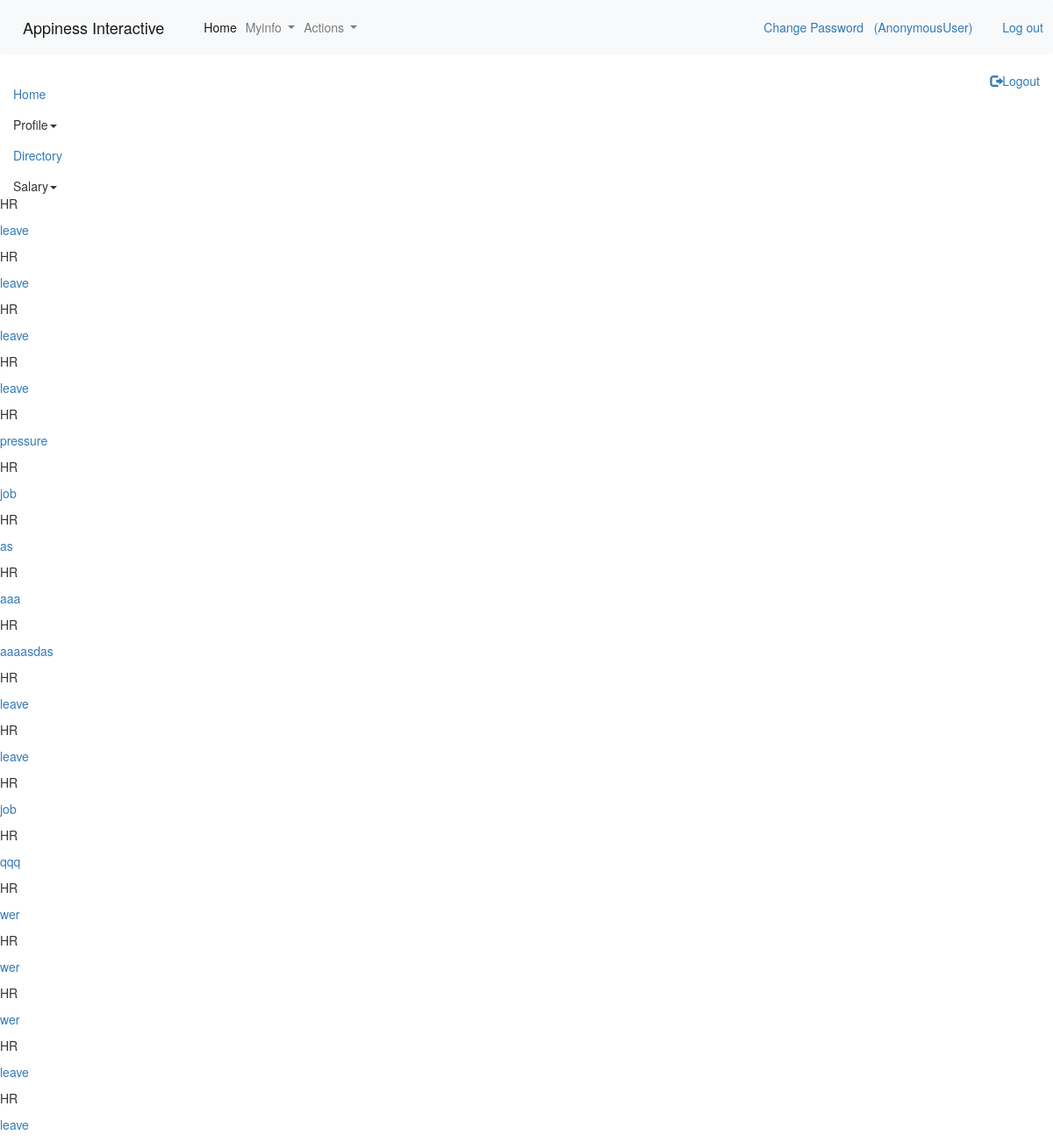
/employee/resignation-list/ (signed in), run on the app's committed database.
### employee/models.py (models this page shows, shortened)
class Resignation(models.Model):
    user = models.ForeignKey(Employee, on_delete=models.CASCADE)
    submitted_on = models.DateField()
    leaving_reason = models.CharField(max_length=120)
    leaving_date = models.DateField(null=True, blank=True)
    final_settlement_date = models.DateField(null=True,blank=True)
    date_of_relieve = models.DateField(null=True,blank=True)
    remarks = models.CharField(max_length=120, null=True, blank=True)
    active_flag = models.BooleanField(('active'), default=True)
    created_on = models.DateTimeField(auto_now_add=True)
    modified_on = models.DateTimeField(auto_now=True)

class Employee(models.Model):
    full_name = models.CharField(max_length=40)
    date_of_birth = models.DateField(validators=[past])
    email = models.EmailField(max_length=70, unique=True)
    employee_id = models.CharField(max_length=20, unique=True)
    mobile = models.CharField(max_length=10, validators=[RegexValidator(regex="^[0-9]{10}$", message='Length has to be ten digits and only numbers are allowed', code='nomatch')])
    role = models.CharField(max_length=32, choices=role_type, default='dev')
    reporting_lead = models.CharField(max_length=20)
    password = models.CharField(max_length=40)
    date_of_joining = models.DateField()
    confirmation_date = models.DateField(null=True, blank=True)
    emp_status = models.CharField(max_length=20, choices=emp_type, default='pp')
    blood_group = models.CharField(max_length=30, choices=blood_group_type,null=True, blank=True)
    marital_status = models.CharField(max_length=20,null=True, blank=True, choices=marital)
    pan_card = models.CharField(max_length=10, null=True, blank=True, validators=[RegexValidator(regex='^.{10}$', message='Length has to be 10', code='nomatch')])
    active_flag = models.BooleanField(('active'), default=True)
    created_on = models.DateTimeField(auto_now_add=True)
    modified_on = models.DateTimeField(auto_now=True)
    def __str__(self):
        return self.full_name

### employee/views.py (the view)
def resignation_list(request):
    user = request.session['obj']
    obj = Employee.objects.get(active_flag=True, id=user, role = 'hr')
    if obj:
        list = Resignation.objects.filter(active_flag=True)
        return render(request, 'resignation_list.html', {'list': list})
    else:
        return HttpResponse({"no perission"})

### templates/resignation_list.html
{% extends "base.html" %}
{% block content %}
{% for data in list %}
<p>{{data.user}}</p>
<a href="{% url 'resignation' pk=data.id %}" ><p>{{data.leaving_reason}}</p></a>
{% endfor %}
{% endblock %}

### templates/base.html (style rules this page uses)
body { margin: 0; font-family: Arial, Helvetica, sans-serif; }

### data on the page
Resignation: user "HR", leaving_reason "leave"
Resignation: user "HR", leaving_reason "leave"
Resignation: user "HR", leaving_reason "leave"
Resignation: user "HR", leaving_reason "leave"
Resignation: user "HR", leaving_reason "pressure"
Resignation: user "HR", leaving_reason "job"
Resignation: user "HR", leaving_reason "as"
Resignation: user "HR", leaving_reason "aaa"
Resignation: user "HR", leaving_reason "aaaasdas"
Resignation: user "HR", leaving_reason "leave"
Resignation: user "HR", leaving_reason "leave"
Resignation: user "HR", leaving_reason "job"
Resignation: user "HR", leaving_reason "qqq"
Resignation: user "HR", leaving_reason "wer"
Resignation: user "HR", leaving_reason "wer"
Resignation: user "HR", leaving_reason "wer"
Resignation: user "HR", leaving_reason "leave"
Resignation: user "HR", leaving_reason "leave"

### other printed values
{{ user }} "AnonymousUser"
